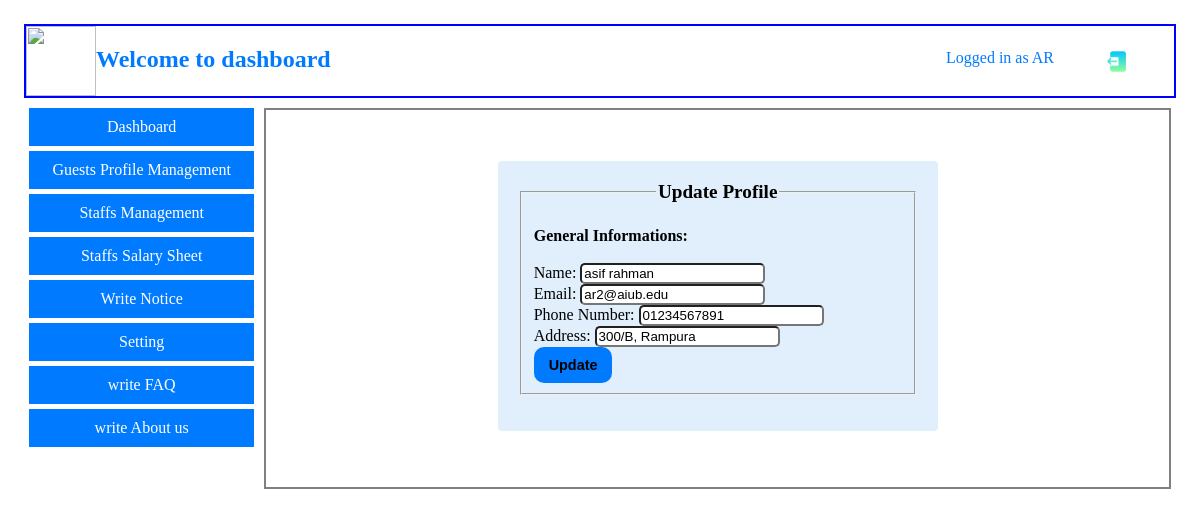
/view/eprofile.php (signed in), run on the app's committed database.
### tables this page shows
CREATE TABLE `staffinfo` (
  `StaffId` varchar(100) NOT NULL,
  `StaffName` varchar(100) NOT NULL,
  `StaffEmail` varchar(100) NOT NULL,
  `StaffNumber` varchar(100) NOT NULL,
  `StaffAddress` varchar(100) NOT NULL,
  `StaffType` varchar(100) NOT NULL,
  `Gender` varchar(100) NOT NULL,
  `StaffUserName` varchar(100) NOT NULL,
  `StaffImg` varchar(250) NOT NULL
);

### model/userModel.php (called while the page is built, shortened)
<?php
    function getUser($username){
        $con = getConnection();
        $sql = "select * from staffinfo where StaffUserName = '{$username}'";
        $result = mysqli_query($con, $sql);
        $user = mysqli_fetch_assoc($result);
        return $user;
    }
?>

### view/eprofile.php (the view, shortened to what this page needs)
<?php
    include('../model/userModel.php');
    include('../controller/editprofileCheck.php');
    $user = getUser($_SESSION['user']['username']);
?>
<html lang="en">
<head>
    <link rel="stylesheet" href="../assets/css/styles.css">
    <link rel="stylesheet" href="../assets/css/body.css">
    <link rel="stylesheet" href="../assets/css/draft.css">
</head>
<body>
    <?php include('dashboard_menu.php'); ?>
    <section class="container">
        <div class="">
            <?php if($_SESSION['user']['UserType'] == 'Receptionist'){
                    include('side_menu.php');
                }else if($_SESSION['user']['UserType'] == 'Admin'){
                    include('admin_menu.php');
                } ?>
        </div>
        <div class="info">
            <div class="form">
                <form action="" method="post" novalidate>
                    <fieldset>
                        <legend align="center">Update Profile</legend>
                        <br><b>General Informations: </b> <br> <br>
                        Name: <input id="name" type="text" name="name" value="<?php echo $user['StaffName']?>" /><span id="nameErr"></span> <?= $nameError ?> <br>
                        Email: <input id="email" type="email" name="email" value="<?php echo $user['StaffEmail']?>" /><span id="emailErr"></span><?= $emailError ?> <br>
                        Phone Number: <input id="number" type="text" name="number" value="<?php echo $user['StaffNumber']?>" /><span id="numberErr"></span> <?= $numberError ?> <br>
                        Address: <input id="address" type="text" name="address" value="<?php echo $user['StaffAddress']?>" /><span id="addressErr"></span> <?php echo $addressError; ?><br>
                        <input onclick="return editProfile()" class="submit_btn" type="submit" name="submit" value="Update" />
                    </fieldset>
                </form>
            </div>
        </div>
    </section>
</body>
</html>

### assets/css/styles.css (style rules this page uses)
body { margin-top: 2%; margin-left: 2%; margin-right: 2%; }

### assets/css/body.css (style rules this page uses)
body { margin: 0; padding: 0; }
.form { max-width: 400px; margin: 20px auto; margin-top: 45px; margin-bottom: 50px; padding: 20px; border: 1px solid #ffffff; border-radius: 5px; background-color: rgba(193, 223, 247, 0.502); }
legend { font-size: 1.2em; font-weight: bold; }
.submit_btn { background-color: #007bff; color: #000; padding: 10px 15px; border: 3px; border-radius: 10px; cursor: pointer; font-size: 0.9em; font-weight: bold; }

### assets/css/draft.css (style rules this page uses)
body { margin-top: 2%; margin-left: 2%; margin-right: 2%; }
.container { display: grid; grid-template-columns: 20% 80%; gap: 10px; }
.info { background-color: transparent; margin-right: 15px; padding: 5px; border: 2px solid gray; }
input { border-radius: 5px; }

### data on the page
staffinfo: name "asif rahman", email "ar2@aiub.edu", number "01234567891", address "300/B, Rampura"

### other printed values
$_SESSION['user']['username'] "AR"
